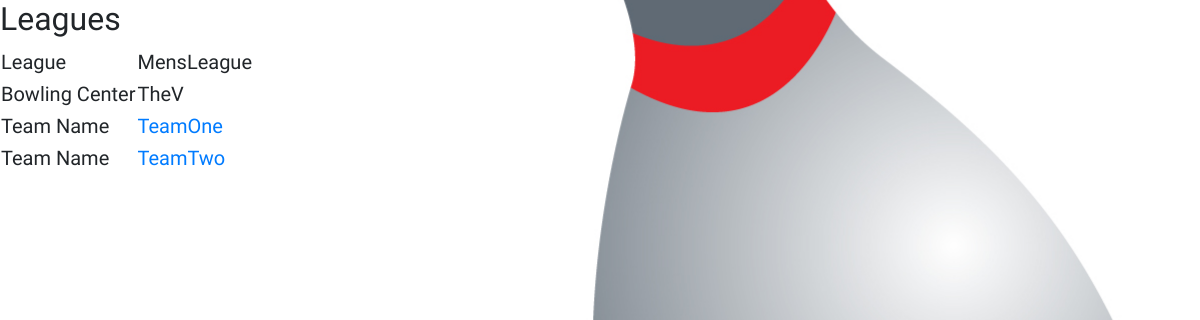
/kpbt/TheV/MensLeague, run on an earlier commit of the app's database.
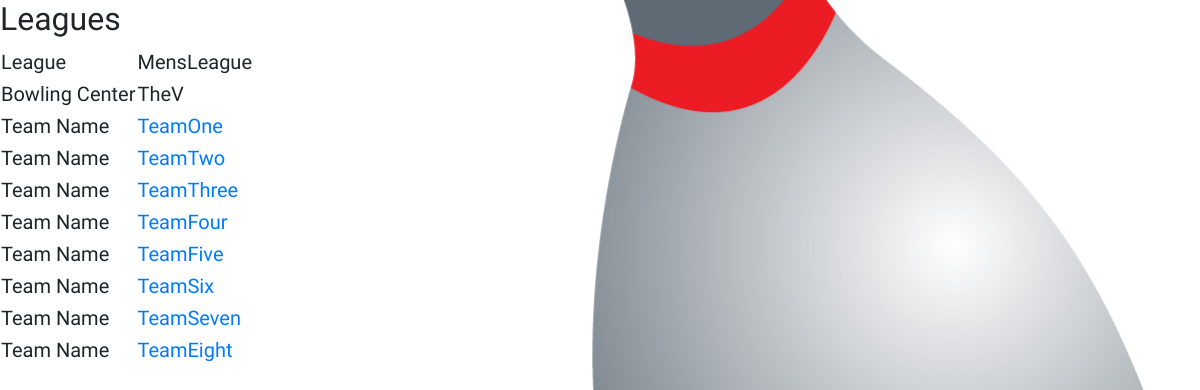
And on a later commit of the database.
### kpbt/leagues/models.py (models this page shows, shortened)
class League(models.Model):
	bowling_center = models.ForeignKey('BowlingCenter', on_delete=models.SET_NULL, null=True,
		related_name='leagues', verbose_name=('bowling center'))
	bowlers = models.ManyToManyField(User, through='LeagueBowler')
	name = models.CharField(max_length=32)

### kpbt/centers/models.py (models this page shows, shortened)
class BowlingCenter(models.Model):
	name = models.CharField(max_length = 64, unique=True)
	num_lanes = models.IntegerField(default=0)
	manager= models.OneToOneField(User, on_delete=models.SET_NULL, null=True,
		related_name='center_managed', verbose_name=('manager'))

### kpbt/teams/models.py (models this page shows, shortened)
class Team(models.Model):
	league = models.ForeignKey('League', on_delete=models.CASCADE,
		related_name = 'teams', verbose_name = 'league')
	number = models.PositiveSmallIntegerField()
	name = models.CharField(max_length=32, default="")
	total_pinfall = models.PositiveSmallIntegerField(default=0)
	total_handicap_pins = models.PositiveIntegerField(default=0)
	total_scratch_pins = models.PositiveIntegerField(default=0)
	team_points = models.PositiveSmallIntegerField(default=0)
	roster = models.ManyToManyField(User, through='TeamRoster')

### kpbt/leagues/views.py (the view)
# urls.py: path('', views.view_league, name='league-home'),
def view_league(request, center_name = "", league_name=""):
	if center_name:
		if league_name:
			league = get_object_or_404(League, bowling_center__name=center_name, name=league_name)
			teams = league.teams.all()
			return render(request, 'leagues/view_league.html', {'league' : league, 'teams' : teams })
		else:
			center = get_object_or_404(BowlingCenter, name=center_name)
			leagues = center.leagues.all()
			return render(request, 'leagues/league_home.html', {'leagues' : leagues, 'center' : center })
	else:
		return redirect('index')

### templates/kpbt/leagues/view_league.html
{% extends 'base.html' %}
{% block content %}
<h2> Leagues </h2>
<table>
	<tr>
		<td> League </td>
		<td> {{ league.name }} </td>
	<tr>
	<tr>
		<td> Bowling Center </td>
		<td> {{ league.bowling_center.name }} </td>
	</tr>
	{% for team in teams %}
	<tr>
		<td> Team Name </td>
		<td> <a href="{% url 'view-center-league-team-by-name' league.bowling_center.name league.name team.name %}"> {{ team.name }} </td>
	</tr>
	{% endfor %}
</table>
{% endblock %}

### templates/kpbt/base.html (shortened to what this page needs)
{% load static %}
<!DOCTYPE html>
<html lang="en">
<head>
  <link rel="stylesheet" href="https://stackpath.bootstrapcdn.com/bootstrap/4.3.1/css/bootstrap.min.css">
  <link rel="stylesheet" href="{% static 'css/styles.css' %}">
</head>
{% block content %}
{% endblock %}
</html>

### kpbt/static/css/styles.css (style rules this page uses)
body, html { height: 100%; }

What changed in the data, as far as the page shows it:
added Team: name "TeamThree"
added Team: name "TeamFour"
added Team: name "TeamFive"
added Team: name "TeamSix"
added Team: name "TeamSeven"
added Team: name "TeamEight"
